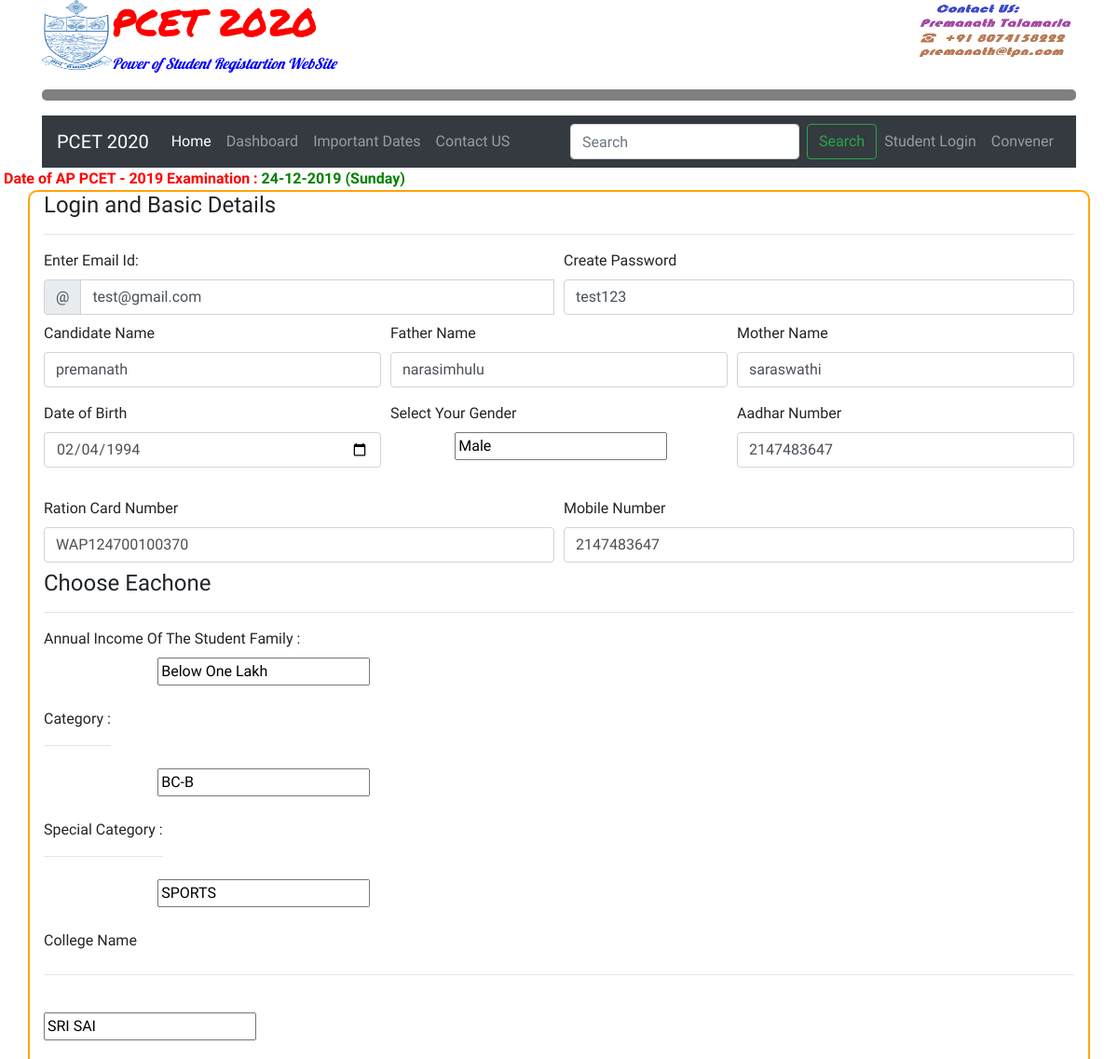
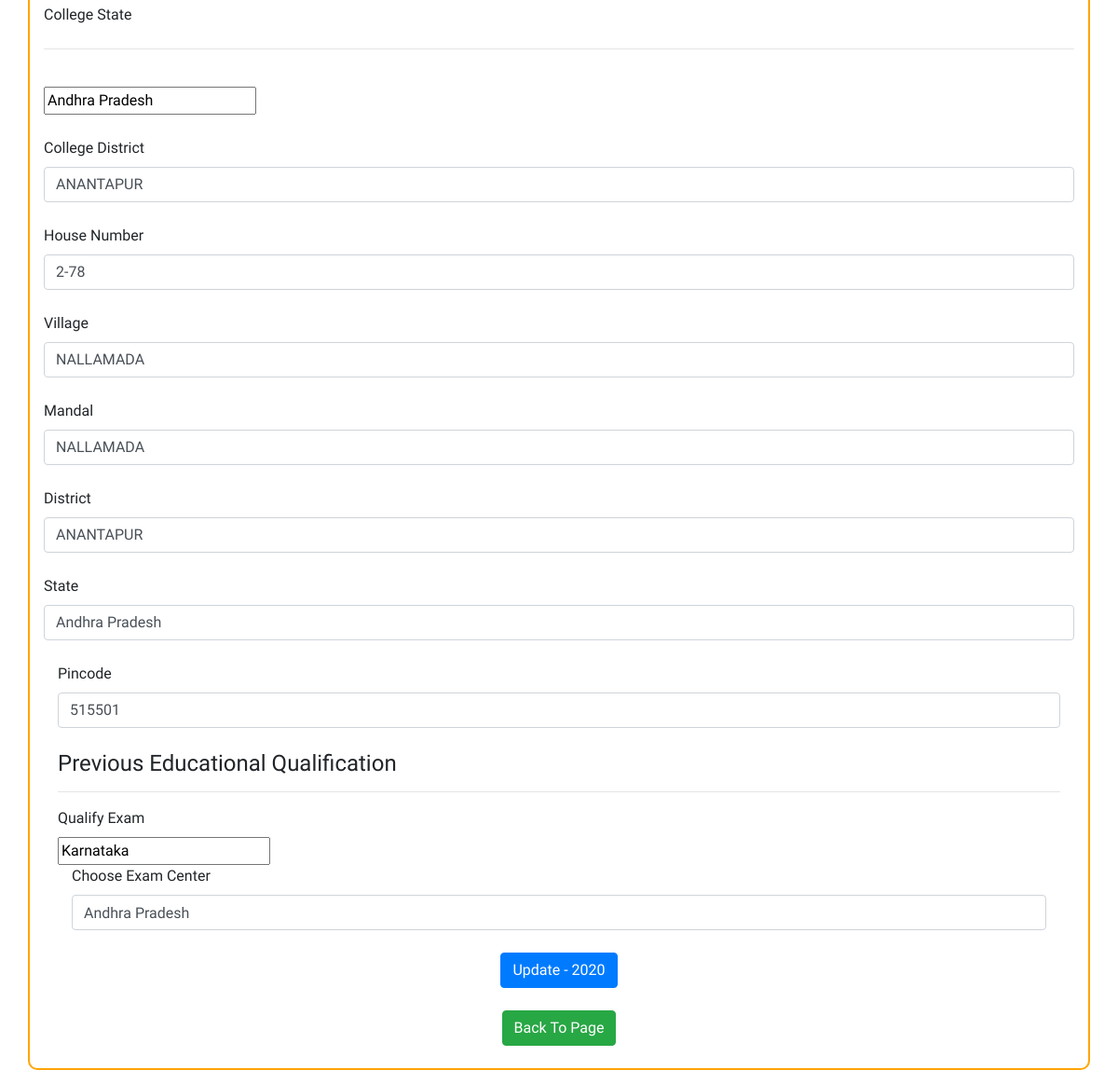
The app's page /editapplication.php?uid=10 (signed in) with its own data (2 pictures, top to bottom).
### tables this page shows
CREATE TABLE `users` (
  `id` int(11) NOT NULL,
  `email` varchar(255) NOT NULL,
  `password` varchar(300) NOT NULL,
  `cname` varchar(255) NOT NULL,
  `fname` varchar(255) NOT NULL,
  `mname` varchar(255) NOT NULL,
  `dob` varchar(255) NOT NULL,
  `gender` varchar(255) NOT NULL,
  `aadhar` varchar(100) NOT NULL,
  `bdist` varchar(255) NOT NULL,
  `bstate` varchar(255) NOT NULL,
  `rcard` varchar(255) NOT NULL,
  `mobile` varchar(100) NOT NULL,
  `income` varchar(255) NOT NULL,
  `cast` varchar(255) NOT NULL,
  `scat` varchar(255) NOT NULL,
  `coname` varchar(255) NOT NULL,
  `codist` varchar(255) NOT NULL,
  `costate` varchar(255) NOT NULL,
  `hno` varchar(255) NOT NULL,
  `village` varchar(255) NOT NULL,
  `mandal` varchar(255) NOT NULL,
  `dist` varchar(255) NOT NULL,
  `state` varchar(255) NOT NULL,
  `pincode` varchar(255) NOT NULL,
  `qexam` varchar(255) NOT NULL,
  `tecenter` varchar(255) NOT NULL,
  `image` varchar(255) NOT NULL,
  `signature` varchar(255) NOT NULL,
  `agree` varchar(255) NOT NULL,
  `posting_date` date NOT NULL
);

### editapplication.php (the view, shortened to what this page needs)
<?php
include'dbconnection.php';
?>
<?php include 'base1.php';?>
<?php $ret=mysqli_query($con, "select * from users where id='".$_GET['uid']."'");
 while($row=mysqli_fetch_array($ret))
 { ?>
    <form name="update" method="post" action="" enctype="multipart/form-data" onSubmit="return valid();">
      <h4>Login and Basic Details <hr> </h4>
                   <div class="form-row">
          <div class="col-md-6 mb-2">
           <label for="validationCustomUsername">Enter Email Id: </label>
           <div class="input-group">
             <div class="input-group-prepend">
               <span class="input-group-text" id="inputGroupPrepend">@</span>
             </div>
             <input type="text" class="form-control" id="validationCustomUsername" name="email" placeholder="Email Id"
             value="<?php echo $row['email'];?>"
              aria-describedby="inputGroupPrepend" required>
           </div>
         </div>
           <div class="col-md-6 mb-2">
           <label for="validationCustom01">Create Password</label>
           <input type="text" class="form-control" id="validationCustom01" name="password"
           value="<?php echo $row['password'];?>"
             placeholder="Password " value="" required>
         </div>
         <div class="col-md-4 mb-3">
           <label for="validationCustom01">Candidate Name</label>
           <input type="text" class="form-control" id="validationCustom01" placeholder="First name" name="cname"
           value="<?php echo $row['cname'];?>"
            required>
         </div>
         <div class="col-md-4 mb-3">
           <label for="validationCustom02">Father Name</label>
           <input type="text" class="form-control" id="validationCustom02" placeholder="Last name" name="fname"
           value="<?php echo $row['fname'];?>"
            required>
         </div>
          <div class="col-md-4 mb-3">
           <label for="validationCustom02">Mother Name</label>
           <input type="text" class="form-control" id="validationCustom02" placeholder="Last name" name="mname"
           value="<?php echo $row['mname'];?>"
            required>
         </div>
          <div class="col-md-4 mb-3">
           <label for="validationCustom02">Date of Birth</label>
           <input type="date" class="form-control" id="validationCustom02"  placeholder="Last name" name="dob"
           value="<?php echo $row['dob'];?>"
            required>
         </div>
            <div class="col-md-4 mb-3">
                   <label for="validationCustom02">Select Your Gender</label><br>&emsp;&emsp;&emsp;&emsp;
           <div class="form-check form-check-inline">
       <input class="form-check-input" type="text" name="gender" id="inlineRadio1" value="<?php echo $row['gender'];?>">
     </div>&emsp;&emsp;&emsp;&emsp;
         </div>
         <div class="col-md-4 mb-3">
           <label for="validationCustom04">Aadhar Number</label>
           <input type="text" class="form-control" id="validationCustom04" placeholder="Aadhar Number" value="<?php echo $row['aadhar'];?>"  name="aadhar"required>
         </div>
         <div class="col-md-6 mb-2">
           <label for="validationCustom03">Ration Card Number</label>
           <input type="text" class="form-control" id="validationCustom03" placeholder="Ration Card Number" value="<?php echo $row['rcard'];?>"  name="rcard"required>
         </div>
         <div class="col-md-6 mb-2">
           <label for="validationCustom03">Mobile Number</label>
           <input type="text" class="form-control" id="validationCustom03" placeholder="Mobile Number" value="<?php echo $row['mobile'];?>"  name="mobile" required>
         </div>
          <div class="col-md-12 mb-4">
                    <h4>Choose Eachone  <hr> </h4>
                   <label for="validationCustom02">Annual Income Of The Student Family :</label><br>
         &emsp;&emsp;&emsp;&emsp; &emsp;&emsp;&emsp; <div class="form-check form-check-inline">
       <input class="form-check-input" type="text" name="income" id="inlineRadio1" value="<?php echo $row['income'];?>" >
     </div>
         </div>
         <div class="col-md-12 mb-4">
                   <label for="validationCustom02">Category : <hr> </label><br>
         &emsp;&emsp;&emsp;&emsp; &emsp;&emsp;&emsp; <div class="form-check form-check-inline">
       <input class="form-check-input" type="text" name="cast" id="inlineRadio1" value="<?php echo $row['cast'];?>" >
     </div>
         </div>
         <div class="col-md-12 mb-4">
                   <label for="validationCustom02">Special Category :  <hr></label><br>
 <div class="form-check form-check-inline">
       <input class="form-check-input" type="text" id="inlineCheckbox1" value="<?php echo $row['scat'];?>"  name="scat">
     </div></div>
     <div class="col-md-12 mb-4">
     <label for="validationCustom02">College Name</label> <hr></label><br>
     <div class="form-check form-check-inline">
     <input class="form-check-input" type="text" id="inlineCheckbox1" value="<?php echo $row['coname'];?>"  name="coname">
   </div> </div>
           <div class="col-md-12 mb-4">
           <label for="validationCustom02">College State</label> <hr></label><br>
           <div class="form-check form-check-inline">
           <input class="form-check-input" type="text" id="inlineCheckbox1" value="<?php echo $row['costate'];?>"  name="costate">
         </div> </div>
            <div class="col-md-12 mb-4">
           <label for="validationCustom02">College District</label>
           <input type="text" class="form-control" id="validationCustom02" placeholder="College District" value="<?php echo $row['codist'];?>" name="codist" required>
         </div>
            <div class="col-md-12 mb-4">
           <label for="validationCustom01">House Number</label>
           <input type="text" class="form-control" id="validationCustom01" placeholder="House No" name="hno" value="<?php echo $row['hno'];?>" required>
         </div>
        <div class="col-md-12 mb-4">
           <label for="validationCustom01">Village</label>
           <input type="text" class="form-control" id="validationCustom01" placeholder="Village" name="village"  value="<?php echo $row['village'];?>" required>
         </div>
          <div class="col-md-12 mb-4">
           <label for="validationCustom02">Mandal</label>
           <input type="text" class="form-control" id="validationCustom02" placeholder="Mandal" name="mandal" value="<?php echo $row['mandal'];?>" required>
         </div>
          <div class="col-md-12 mb-4">
           <label for="validationCustom01">District</label>
           <input type="text" class="form-control" id="validationCustom01" placeholder="District" name="dist" value="<?php echo $row['dist'];?>" required>
         </div>
          <div class="col-md-12 mb-4">
           <label for="validationCustom02">State</label>
           <input class="form-control" type="text" id="inlineCheckbox1" value="<?php echo $row['state'];?>"  name="state">
           </div>
         </div>
            <div class="col-md-12 mb-4">
           <label for="validationCustom02">Pincode</label>
           <input type="text" class="form-control" id="validationCustom02" placeholder="Pincode" name="pincode" value="<?php echo $row['pincode'];?>" required>
         </div>
           <div class="col-md-12">
          <h4>Previous Educational Qualification <hr> </h4>
            <label for="">Qualify Exam  </label><br>
            <div class="form-check form-check-inline">
            <input class="form-check-input" type="text" id="inlineCheckbox1" value="<?php echo $row['qexam'];?>"  name="qexam">
         </div>
          <div class="col-md-12">
            <label for="">Choose Exam Center</label><br>
            <input class="form-control" type="text" id="inlineCheckbox1" value="<?php echo $row['tecenter'];?>"  name="tecenter">
                       </div></div><br>
       <div class="cen">
       <button class="btn btn-primary" type="submit" name="update" value="Sign Up">Update - 2020</button>
       </div><br>
       <div class="cen">
        <a class="btn btn-success" href="manage-users.php"> Back To Page </a>
       </div>
       <br>
     </form>
    <?php } ?>

### css/12.css (style rules this page uses)
body { font-family: 'Fondamento', cursive; }
.cen { text-align: center; }

### records on screen
users: email "test@gmail.com", password "test123", cname "premanath", fname "narasimhulu", mname "saraswathi", dob "02/04/1994", gender "Male", aadhar "2147483647", rcard "WAP124700100370", mobile "2147483647", income "Below One Lakh", cast "BC-B", scat "SPORTS", coname "SRI SAI", costate "Andhra Pradesh", codist "ANANTAPUR", hno "2-78", village "NALLAMADA", mandal "NALLAMADA", dist "ANANTAPUR", state "Andhra Pradesh", pincode "515501", qexam "Karnataka", tecenter "Andhra Pradesh"
